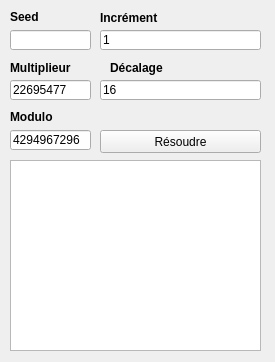
<?xml version="1.0" encoding="UTF-8"?>
<ui version="4.0">
 <class>UIDisplay</class>
 <widget class="QMainWindow" name="UIDisplay">
  <property name="geometry">
   <rect>
    <x>0</x>
    <y>0</y>
    <width>275</width>
    <height>362</height>
   </rect>
  </property>
  <property name="windowTitle">
   <string>UIDisplay</string>
  </property>
  <widget class="QWidget" name="centralWidget">
   <widget class="QLineEdit" name="seed">
    <property name="geometry">
     <rect>
      <x>10</x>
      <y>30</y>
      <width>81</width>
      <height>20</height>
     </rect>
    </property>
    <property name="text">
     <string/>
    </property>
   </widget>
   <widget class="QLabel" name="label">
    <property name="geometry">
     <rect>
      <x>10</x>
      <y>110</y>
      <width>47</width>
      <height>13</height>
     </rect>
    </property>
    <property name="text">
     <string>&lt;b&gt;Modulo&lt;/b&gt;</string>
    </property>
   </widget>
   <widget class="QLabel" name="label_4">
    <property name="geometry">
     <rect>
      <x>10</x>
      <y>10</y>
      <width>47</width>
      <height>13</height>
     </rect>
    </property>
    <property name="text">
     <string>&lt;b&gt;Seed&lt;/b&gt;</string>
    </property>
   </widget>
   <widget class="QLineEdit" name="increment">
    <property name="geometry">
     <rect>
      <x>100</x>
      <y>30</y>
      <width>161</width>
      <height>20</height>
     </rect>
    </property>
    <property name="text">
     <string>1</string>
    </property>
   </widget>
   <widget class="QLabel" name="label_3">
    <property name="geometry">
     <rect>
      <x>110</x>
      <y>60</y>
      <width>71</width>
      <height>16</height>
     </rect>
    </property>
    <property name="text">
     <string>&lt;b&gt;Décalage&lt;/b&gt;</string>
    </property>
   </widget>
   <widget class="QLineEdit" name="modulo">
    <property name="geometry">
     <rect>
      <x>10</x>
      <y>130</y>
      <width>81</width>
      <height>20</height>
     </rect>
    </property>
    <property name="text">
     <string>4294967296</string>
    </property>
   </widget>
   <widget class="QLabel" name="label_6">
    <property name="geometry">
     <rect>
      <x>100</x>
      <y>10</y>
      <width>71</width>
      <height>16</height>
     </rect>
    </property>
    <property name="text">
     <string>&lt;b&gt;Incrément&lt;/b&gt;</string>
    </property>
   </widget>
   <widget class="QLineEdit" name="multiplier">
    <property name="geometry">
     <rect>
      <x>10</x>
      <y>80</y>
      <width>81</width>
      <height>20</height>
     </rect>
    </property>
    <property name="text">
     <string>22695477</string>
    </property>
   </widget>
   <widget class="QLineEdit" name="shift">
    <property name="geometry">
     <rect>
      <x>100</x>
      <y>80</y>
      <width>161</width>
      <height>20</height>
     </rect>
    </property>
    <property name="text">
     <string>16</string>
    </property>
   </widget>
   <widget class="QLabel" name="label_2">
    <property name="geometry">
     <rect>
      <x>10</x>
      <y>60</y>
      <width>71</width>
      <height>16</height>
     </rect>
    </property>
    <property name="text">
     <string>&lt;b&gt;Multiplieur&lt;/b&gt;</string>
    </property>
   </widget>
   <widget class="QPlainTextEdit" name="plainTextEdit">
    <property name="geometry">
     <rect>
      <x>10</x>
      <y>160</y>
      <width>251</width>
      <height>191</height>
     </rect>
    </property>
   </widget>
   <widget class="QPushButton" name="pushButton">
    <property name="geometry">
     <rect>
      <x>100</x>
      <y>130</y>
      <width>161</width>
      <height>23</height>
     </rect>
    </property>
    <property name="text">
     <string>Résoudre</string>
    </property>
   </widget>
  </widget>
 </widget>
 <layoutdefault spacing="6" margin="11"/>
 <resources/>
 <connections/>
</ui>
